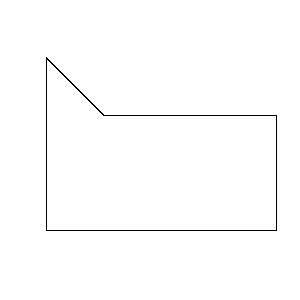
#> input picture cv2_map/template_data/image_0.png, 300 x 300 px, found by its file name
$ python cv2_detection.py
#> lines starting #> are read from the running program, lines starting #| are printed output that depends on the picture; after the words box and inside, x2 and y2 are one past the last pixel; in counts of white or black regions, pixels touching at a corner belong together
import cv2
import numpy as np
import matplotlib.pyplot as plt
import matplotlib.patches as patches

# Function to load the template from a PNG file
def load_template(template_path):
    return cv2.imread(template_path, cv2.IMREAD_GRAYSCALE)
#> returned value: shape (300, 300); 99.1% white; black in thin lines or dots, all inside (x1, y1, x2, y2) = (46, 57, 277, 231)

# Function to process the target image
def process_image(image_path):
    return cv2.imread(image_path, cv2.IMREAD_GRAYSCALE)
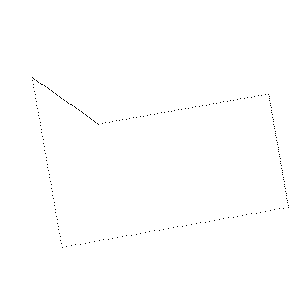
#> input picture cv2_map/evaluation_data/image_0.png, 300 x 300 px, found by its file name
#> returned value: shape (300, 300); 99.7% white; black in thin lines or dots, all inside (x1, y1, x2, y2) = (32, 77, 289, 248)

# Function to detect the template shape in the target image
def detect_shape(template, target):
    res = cv2.matchTemplate(target, template, cv2.TM_CCOEFF_NORMED)
#> res = [0.0109]
    min_val, max_val, min_loc, max_loc = cv2.minMaxLoc(res)
#> min_val = 0.0109; max_val = 0.0109; min_loc = (0, 0); max_loc = (0, 0)

    if max_val > 0.5:  # Adjust the threshold as necessary
        top_left = max_loc
        h, w = template.shape
        return (top_left[0], top_left[1], w, h)
    else:
        return None

def main():
    template_path = r"C:\Users\eirik\OneDrive - NTNU\Semester 9\Prosjektoppgave\cv2_map\template_data\image_0.png"
    target_path = r"C:\Users\eirik\OneDrive - NTNU\Semester 9\Prosjektoppgave\cv2_map\evaluation_data\image_0.png"

    template = load_template(template_path)
    target = process_image(target_path)
    detection = detect_shape(template, target)

    plt.subplot(121)
    plt.imshow(target, cmap='gray')
    if detection:
        print("Detected :-)")
        x, y, w, h = detection
        plt.gca().add_patch(plt.Rectangle((x, y), w, h, edgecolor='r', facecolor='none'))
    plt.title('Detection')

    plt.subplot(122)
    plt.imshow(template, cmap='gray')
    plt.title('Template')

    plt.show()
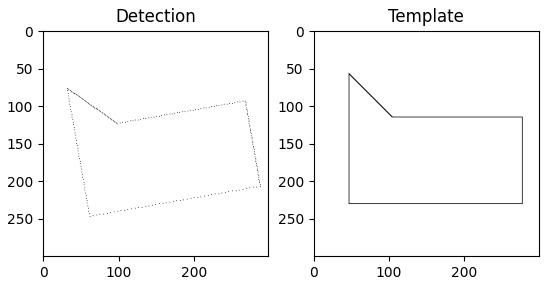
#> figure drawn by matplotlib, 2 panels

if __name__ == "__main__":
    main()
